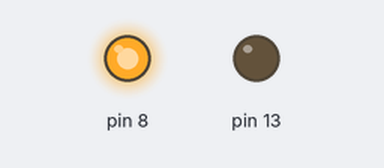
Recording of a sketch running on a simulated Arduino Mega 2560, built with avr-gcc and run on an emulated ATmega2560. Parts: output pins drawn as LEDs (lit = HIGH).

Above: at 0.1 s.
Timing chart, 0 to 1.6 s (numbered marks = the images above):
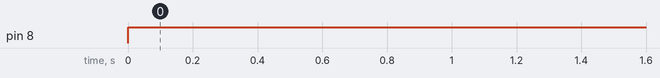

Measured:
- by itself, pin 8: LOW → HIGH at 0.00 s

The sketch:

hall.ino
```cpp
#include <Arduino.h>

void setup(void)
{
  Serial.begin(9600);
//  pinMode(2,INPUT_PULLUP);
//  pinMode(13,OUTPUT);
  pinMode(13,OUTPUT);
  pinMode(8,OUTPUT);
}

//bool prev(true);
void loop(void)
{
//  int t = digitalRead(2)==LOW ? HIGH : LOW;
//  digitalWrite(13,t);
  digitalWrite(8,HIGH);
  delay(1);
}
```
